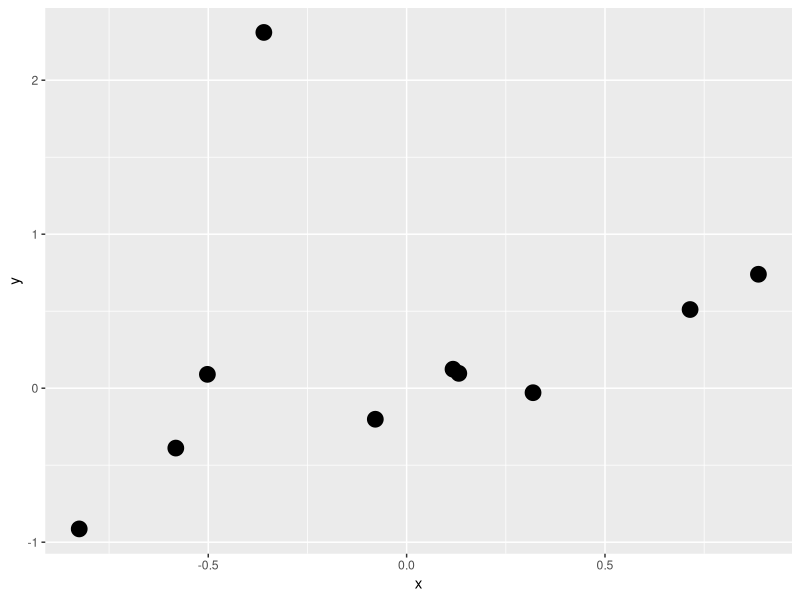

Reproduce this figure in R.
set.seed(100)
df1 <- data.frame(x = rnorm(10), 
                  y = rnorm(10))

library(ggplot2)
ggplot(df1, aes(x = x, y = y)) + 
  geom_point(size = 5)
  
